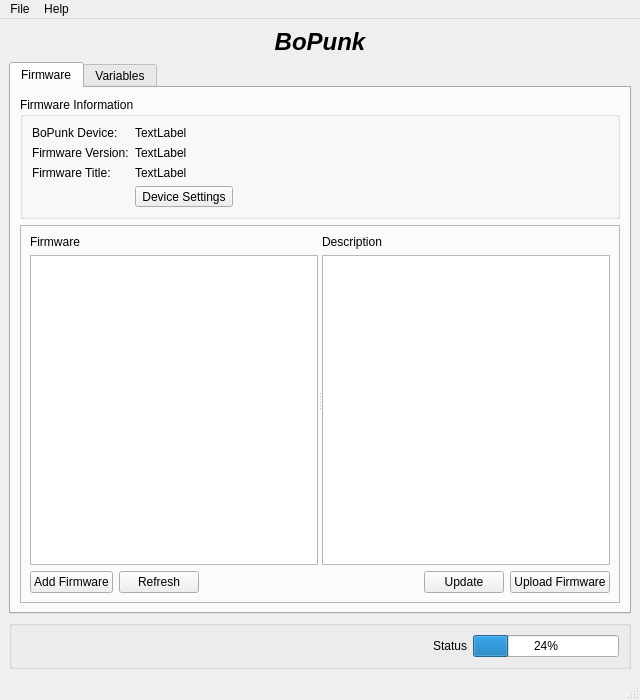
<ui version="4.0" >
 <class>MainWindow</class>
 <widget class="QMainWindow" name="MainWindow" >
  <property name="geometry" >
   <rect>
    <x>0</x>
    <y>0</y>
    <width>640</width>
    <height>700</height>
   </rect>
  </property>
  <property name="windowTitle" >
   <string>MainWindow</string>
  </property>
  <widget class="QWidget" name="centralwidget" >
   <layout class="QVBoxLayout" name="verticalLayout" >
    <item>
     <widget class="QLabel" name="label" >
      <property name="text" >
       <string>&lt;!DOCTYPE HTML PUBLIC "-//W3C//DTD HTML 4.0//EN" "http://www.w3.org/TR/REC-html40/strict.dtd">
&lt;html>&lt;head>&lt;meta name="qrichtext" content="1" />&lt;style type="text/css">
p, li { white-space: pre-wrap; }
&lt;/style>&lt;/head>&lt;body style=" font-family:'Lucida Grande'; font-size:13pt; font-weight:400; font-style:normal;">
&lt;p align="center" style=" margin-top:18px; margin-bottom:12px; margin-left:0px; margin-right:0px; -qt-block-indent:0; text-indent:0px; font-size:xx-large; font-weight:600;">&lt;span style=" font-size:xx-large; font-style:italic;">BoPunk&lt;/span>&lt;/p>&lt;/body>&lt;/html></string>
      </property>
     </widget>
    </item>
    <item>
     <widget class="QTabWidget" name="tabs" >
      <property name="currentIndex" >
       <number>0</number>
      </property>
      <widget class="QWidget" name="firmwareTab" >
       <attribute name="title" >
        <string>Firmware</string>
       </attribute>
       <layout class="QVBoxLayout" name="verticalLayout_6" >
        <item>
         <widget class="QGroupBox" name="groupBox_3" >
          <property name="title" >
           <string>Firmware Information</string>
          </property>
          <layout class="QFormLayout" name="formLayout" >
           <item row="0" column="0" >
            <widget class="QLabel" name="label_3" >
             <property name="text" >
              <string>BoPunk Device: </string>
             </property>
            </widget>
           </item>
           <item row="0" column="1" >
            <widget class="QLabel" name="label_6" >
             <property name="text" >
              <string>TextLabel</string>
             </property>
            </widget>
           </item>
           <item row="1" column="0" >
            <widget class="QLabel" name="label_4" >
             <property name="text" >
              <string>Firmware Version:</string>
             </property>
            </widget>
           </item>
           <item row="1" column="1" >
            <widget class="QLabel" name="label_7" >
             <property name="text" >
              <string>TextLabel</string>
             </property>
            </widget>
           </item>
           <item row="2" column="0" >
            <widget class="QLabel" name="label_5" >
             <property name="text" >
              <string>Firmware Title:</string>
             </property>
            </widget>
           </item>
           <item row="2" column="1" >
            <widget class="QLabel" name="label_8" >
             <property name="text" >
              <string>TextLabel</string>
             </property>
            </widget>
           </item>
           <item row="3" column="1" >
            <widget class="QToolButton" name="toolButton" >
             <property name="text" >
              <string>Device Settings</string>
             </property>
            </widget>
           </item>
          </layout>
         </widget>
        </item>
        <item>
         <widget class="QFrame" name="frame" >
          <property name="sizePolicy" >
           <sizepolicy vsizetype="Preferred" hsizetype="Preferred" >
            <horstretch>0</horstretch>
            <verstretch>0</verstretch>
           </sizepolicy>
          </property>
          <property name="frameShape" >
           <enum>QFrame::StyledPanel</enum>
          </property>
          <property name="frameShadow" >
           <enum>QFrame::Raised</enum>
          </property>
          <layout class="QVBoxLayout" name="verticalLayout_5" >
           <item>
            <widget class="QSplitter" name="splitter" >
             <property name="sizePolicy" >
              <sizepolicy vsizetype="Expanding" hsizetype="Expanding" >
               <horstretch>0</horstretch>
               <verstretch>0</verstretch>
              </sizepolicy>
             </property>
             <property name="orientation" >
              <enum>Qt::Horizontal</enum>
             </property>
             <widget class="QWidget" name="" >
              <layout class="QVBoxLayout" name="verticalLayout_4" >
               <item>
                <widget class="QLabel" name="label_9" >
                 <property name="text" >
                  <string>Firmware</string>
                 </property>
                </widget>
               </item>
               <item>
                <widget class="QListView" name="listView" >
                 <property name="sizePolicy" >
                  <sizepolicy vsizetype="Expanding" hsizetype="Expanding" >
                   <horstretch>0</horstretch>
                   <verstretch>0</verstretch>
                  </sizepolicy>
                 </property>
                 <property name="minimumSize" >
                  <size>
                   <width>0</width>
                   <height>0</height>
                  </size>
                 </property>
                </widget>
               </item>
              </layout>
             </widget>
             <widget class="QWidget" name="" >
              <layout class="QVBoxLayout" name="verticalLayout_3" >
               <item>
                <widget class="QLabel" name="label_10" >
                 <property name="text" >
                  <string>Description</string>
                 </property>
                </widget>
               </item>
               <item>
                <widget class="QTextBrowser" name="textBrowser" >
                 <property name="sizePolicy" >
                  <sizepolicy vsizetype="Expanding" hsizetype="Expanding" >
                   <horstretch>0</horstretch>
                   <verstretch>0</verstretch>
                  </sizepolicy>
                 </property>
                </widget>
               </item>
              </layout>
              <zorder></zorder>
             </widget>
            </widget>
           </item>
           <item>
            <layout class="QHBoxLayout" name="horizontalLayout_2" >
             <item>
              <widget class="QPushButton" name="pushButton_4" >
               <property name="text" >
                <string>Add Firmware</string>
               </property>
              </widget>
             </item>
             <item>
              <widget class="QPushButton" name="pushButton_3" >
               <property name="text" >
                <string>Refresh</string>
               </property>
              </widget>
             </item>
             <item>
              <spacer name="horizontalSpacer_2" >
               <property name="orientation" >
                <enum>Qt::Horizontal</enum>
               </property>
               <property name="sizeHint" stdset="0" >
                <size>
                 <width>40</width>
                 <height>20</height>
                </size>
               </property>
              </spacer>
             </item>
             <item>
              <widget class="QPushButton" name="pushButton" >
               <property name="text" >
                <string>Update</string>
               </property>
              </widget>
             </item>
             <item>
              <widget class="QPushButton" name="pushButton_2" >
               <property name="text" >
                <string>Upload Firmware</string>
               </property>
              </widget>
             </item>
            </layout>
           </item>
          </layout>
         </widget>
        </item>
       </layout>
      </widget>
      <widget class="QWidget" name="variablesTab" >
       <attribute name="title" >
        <string>Variables</string>
       </attribute>
       <layout class="QVBoxLayout" name="verticalLayout_2" >
        <item>
         <layout class="QFormLayout" name="formLayout_3" >
          <item row="0" column="0" >
           <widget class="QLabel" name="label_11" >
            <property name="text" >
             <string>Firmware Title: </string>
            </property>
           </widget>
          </item>
          <item row="1" column="0" >
           <widget class="QLabel" name="label_12" >
            <property name="text" >
             <string>Firmware Description: </string>
            </property>
           </widget>
          </item>
          <item row="0" column="1" >
           <widget class="QLabel" name="label_25" >
            <property name="text" >
             <string>Firm1</string>
            </property>
           </widget>
          </item>
          <item row="1" column="1" >
           <widget class="QLabel" name="label_26" >
            <property name="text" >
             <string>Some Firmware!</string>
            </property>
           </widget>
          </item>
         </layout>
        </item>
        <item>
         <widget class="QGroupBox" name="groupBox_2" >
          <property name="sizePolicy" >
           <sizepolicy vsizetype="Expanding" hsizetype="Expanding" >
            <horstretch>0</horstretch>
            <verstretch>0</verstretch>
           </sizepolicy>
          </property>
          <property name="title" >
           <string>Firmware Variables</string>
          </property>
          <layout class="QHBoxLayout" name="horizontalLayout_3" >
           <item>
            <widget class="QScrollArea" name="scrollArea" >
             <property name="widgetResizable" >
              <bool>true</bool>
             </property>
             <widget class="QWidget" name="scrollAreaWidgetContents_2" >
              <property name="geometry" >
               <rect>
                <x>0</x>
                <y>0</y>
                <width>382</width>
                <height>366</height>
               </rect>
              </property>
              <layout class="QFormLayout" name="formLayout_4" >
               <property name="fieldGrowthPolicy" >
                <enum>QFormLayout::FieldsStayAtSizeHint</enum>
               </property>
               <item row="0" column="1" >
                <layout class="QHBoxLayout" name="horizontalLayout_9" >
                 <item>
                  <widget class="QSlider" name="horizontalSlider_6" >
                   <property name="orientation" >
                    <enum>Qt::Horizontal</enum>
                   </property>
                  </widget>
                 </item>
                 <item>
                  <widget class="QLineEdit" name="lineEdit_6" />
                 </item>
                </layout>
               </item>
               <item row="1" column="0" >
                <widget class="QLabel" name="label_34" >
                 <property name="text" >
                  <string>Description:</string>
                 </property>
                </widget>
               </item>
               <item row="1" column="1" >
                <widget class="QLabel" name="label_35" >
                 <property name="text" >
                  <string>TextLabel</string>
                 </property>
                </widget>
               </item>
               <item row="2" column="0" >
                <widget class="QLabel" name="label_36" >
                 <property name="text" >
                  <string>Variable:</string>
                 </property>
                </widget>
               </item>
               <item row="2" column="1" >
                <layout class="QHBoxLayout" name="horizontalLayout_10" >
                 <item>
                  <widget class="QSlider" name="horizontalSlider_7" >
                   <property name="orientation" >
                    <enum>Qt::Horizontal</enum>
                   </property>
                  </widget>
                 </item>
                 <item>
                  <widget class="QLineEdit" name="lineEdit_7" />
                 </item>
                </layout>
               </item>
               <item row="3" column="0" >
                <widget class="QLabel" name="label_37" >
                 <property name="text" >
                  <string>Description:</string>
                 </property>
                </widget>
               </item>
               <item row="3" column="1" >
                <widget class="QLabel" name="label_38" >
                 <property name="text" >
                  <string>TextLabel</string>
                 </property>
                </widget>
               </item>
               <item row="4" column="0" >
                <widget class="QLabel" name="label_39" >
                 <property name="text" >
                  <string>Variable:</string>
                 </property>
                </widget>
               </item>
               <item row="4" column="1" >
                <layout class="QHBoxLayout" name="horizontalLayout_11" >
                 <item>
                  <widget class="QSlider" name="horizontalSlider_8" >
                   <property name="orientation" >
                    <enum>Qt::Horizontal</enum>
                   </property>
                  </widget>
                 </item>
                 <item>
                  <widget class="QLineEdit" name="lineEdit_8" />
                 </item>
                </layout>
               </item>
               <item row="5" column="0" >
                <widget class="QLabel" name="label_40" >
                 <property name="text" >
                  <string>Description:</string>
                 </property>
                </widget>
               </item>
               <item row="5" column="1" >
                <widget class="QLabel" name="label_41" >
                 <property name="text" >
                  <string>TextLabel</string>
                 </property>
                </widget>
               </item>
               <item row="6" column="0" >
                <widget class="QLabel" name="label_42" >
                 <property name="text" >
                  <string>Variable:</string>
                 </property>
                </widget>
               </item>
               <item row="6" column="1" >
                <layout class="QHBoxLayout" name="horizontalLayout_12" >
                 <item>
                  <widget class="QSlider" name="horizontalSlider_9" >
                   <property name="orientation" >
                    <enum>Qt::Horizontal</enum>
                   </property>
                  </widget>
                 </item>
                 <item>
                  <widget class="QLineEdit" name="lineEdit_9" />
                 </item>
                </layout>
               </item>
               <item row="7" column="0" >
                <widget class="QLabel" name="label_43" >
                 <property name="text" >
                  <string>Description:</string>
                 </property>
                </widget>
               </item>
               <item row="7" column="1" >
                <widget class="QLabel" name="label_44" >
                 <property name="text" >
                  <string>TextLabel</string>
                 </property>
                </widget>
               </item>
               <item row="8" column="0" >
                <widget class="QLabel" name="label_45" >
                 <property name="text" >
                  <string>Variable:</string>
                 </property>
                </widget>
               </item>
               <item row="8" column="1" >
                <layout class="QHBoxLayout" name="horizontalLayout_13" >
                 <item>
                  <widget class="QSlider" name="horizontalSlider_10" >
                   <property name="orientation" >
                    <enum>Qt::Horizontal</enum>
                   </property>
                  </widget>
                 </item>
                 <item>
                  <widget class="QLineEdit" name="lineEdit_10" />
                 </item>
                </layout>
               </item>
               <item row="9" column="0" >
                <widget class="QLabel" name="label_46" >
                 <property name="text" >
                  <string>Description:</string>
                 </property>
                </widget>
               </item>
               <item row="9" column="1" >
                <widget class="QLabel" name="label_47" >
                 <property name="text" >
                  <string>TextLabel</string>
                 </property>
                </widget>
               </item>
               <item row="0" column="0" >
                <widget class="QLabel" name="label_27" >
                 <property name="text" >
                  <string>Variable:</string>
                 </property>
                </widget>
               </item>
              </layout>
              <zorder>label_36</zorder>
              <zorder>label_37</zorder>
              <zorder>label_38</zorder>
              <zorder>label_39</zorder>
              <zorder>label_40</zorder>
              <zorder>label_41</zorder>
              <zorder>label_42</zorder>
              <zorder>label_43</zorder>
              <zorder>label_44</zorder>
              <zorder>label_45</zorder>
              <zorder>label_46</zorder>
              <zorder>label_47</zorder>
              <zorder>label_35</zorder>
              <zorder>label_34</zorder>
              <zorder>label_27</zorder>
              <zorder></zorder>
             </widget>
            </widget>
           </item>
           <item>
            <widget class="QDialogButtonBox" name="Update_2" >
             <property name="sizePolicy" >
              <sizepolicy vsizetype="Expanding" hsizetype="Fixed" >
               <horstretch>0</horstretch>
               <verstretch>0</verstretch>
              </sizepolicy>
             </property>
             <property name="layoutDirection" >
              <enum>Qt::RightToLeft</enum>
             </property>
             <property name="orientation" >
              <enum>Qt::Vertical</enum>
             </property>
             <property name="standardButtons" >
              <set>QDialogButtonBox::Apply|QDialogButtonBox::Reset|QDialogButtonBox::RestoreDefaults</set>
             </property>
            </widget>
           </item>
          </layout>
         </widget>
        </item>
       </layout>
      </widget>
     </widget>
    </item>
    <item>
     <widget class="QGroupBox" name="groupBox" >
      <property name="title" >
       <string/>
      </property>
      <layout class="QHBoxLayout" name="horizontalLayout" >
       <item>
        <spacer name="horizontalSpacer" >
         <property name="orientation" >
          <enum>Qt::Horizontal</enum>
         </property>
         <property name="sizeHint" stdset="0" >
          <size>
           <width>412</width>
           <height>20</height>
          </size>
         </property>
        </spacer>
       </item>
       <item>
        <widget class="QLabel" name="label_2" >
         <property name="text" >
          <string>Status</string>
         </property>
        </widget>
       </item>
       <item>
        <widget class="QProgressBar" name="progressBar" >
         <property name="value" >
          <number>24</number>
         </property>
        </widget>
       </item>
      </layout>
      <zorder>progressBar</zorder>
      <zorder>label_2</zorder>
      <zorder>horizontalSpacer</zorder>
      <zorder>tabs</zorder>
     </widget>
    </item>
   </layout>
   <zorder>label</zorder>
   <zorder>groupBox</zorder>
   <zorder>tabs</zorder>
  </widget>
  <widget class="QStatusBar" name="statusbar" />
  <widget class="QMenuBar" name="menubar" >
   <property name="geometry" >
    <rect>
     <x>0</x>
     <y>0</y>
     <width>640</width>
     <height>22</height>
    </rect>
   </property>
   <property name="autoFillBackground" >
    <bool>true</bool>
   </property>
   <property name="defaultUp" >
    <bool>true</bool>
   </property>
   <widget class="QMenu" name="menuFile" >
    <property name="title" >
     <string>File</string>
    </property>
    <addaction name="actionUpload_Firmware" />
    <addaction name="actionDownload_Firmware" />
    <addaction name="separator" />
    <addaction name="actionExit" />
   </widget>
   <widget class="QMenu" name="menuHelp" >
    <property name="title" >
     <string>Help</string>
    </property>
    <addaction name="actionAbout" />
   </widget>
   <addaction name="menuFile" />
   <addaction name="menuHelp" />
  </widget>
  <action name="actionUpload_Firmware" >
   <property name="text" >
    <string>&amp;Upload Firmware</string>
   </property>
  </action>
  <action name="actionDownload_Firmware" >
   <property name="text" >
    <string>&amp;Download Firmware</string>
   </property>
  </action>
  <action name="actionExit" >
   <property name="text" >
    <string>&amp;Exit</string>
   </property>
  </action>
  <action name="actionAbout" >
   <property name="text" >
    <string>&amp;About</string>
   </property>
  </action>
 </widget>
 <resources/>
 <connections/>
</ui>
